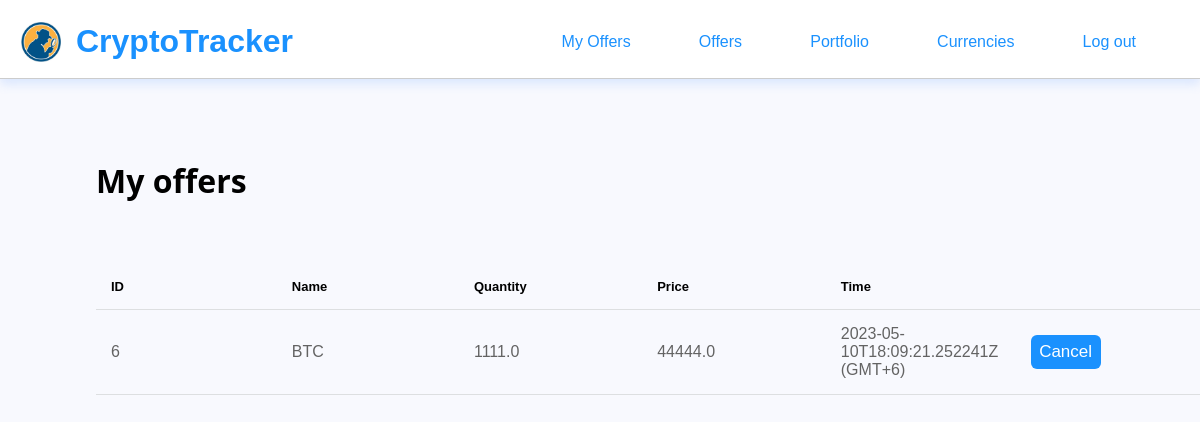
Page /polls/2/ on the earlier database version.
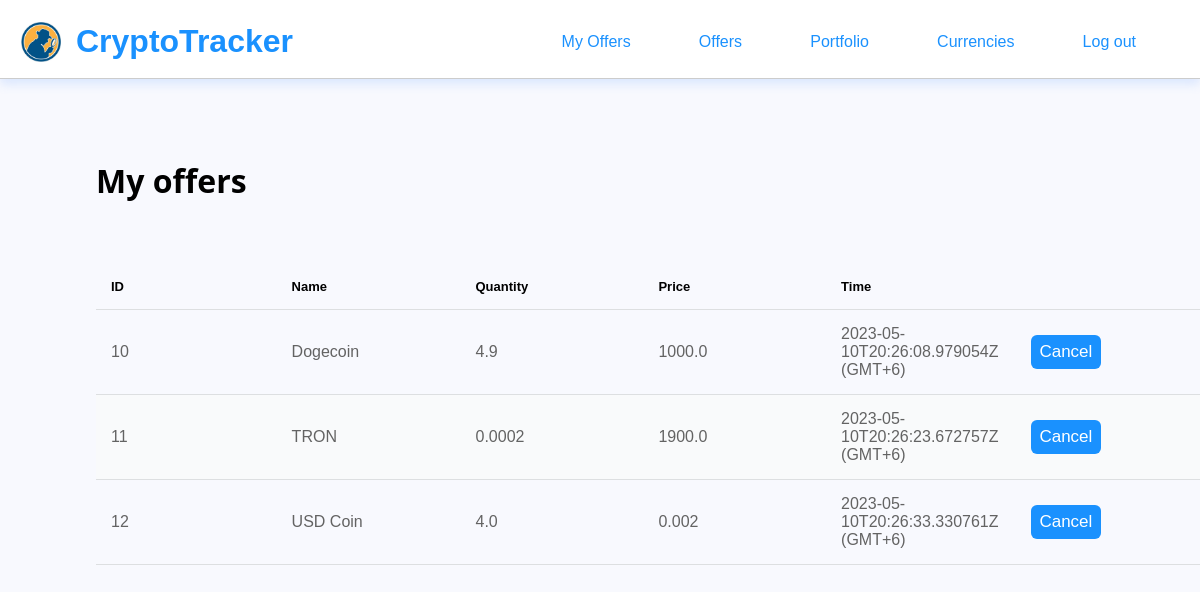
Same page on the later database version.
### app/models.py (models this page shows, shortened)
class Currency(models.Model):
    cmc_rank = models.BigIntegerField(null=True)
    name = models.CharField(null=True, max_length=100)
    symbol = models.CharField(null=True, max_length=100)
    image = models.ImageField(upload_to='currency', max_length=254, default='')
    price = models.DecimalField(max_digits=10, decimal_places=2)
    percent_change_24h = models.FloatField(max_length=10, null=True)
    percent_change_7d = models.FloatField(max_length=10, null=True)
    volume_24h = models.FloatField(max_length=10, null=True)
    market_cap = models.FloatField(max_length=10, null=True)
    description = models.TextField(blank=True)

class Poll(models.Model):
    user = models.ForeignKey(to=User, on_delete=models.CASCADE)
    currency = models.ForeignKey(to=Currency, on_delete=models.CASCADE)
    quantity = models.FloatField(default=0)
    price = models.FloatField(default=0)
    created_timestamp = models.DateTimeField(auto_now_add=True)

### app/views.py (the view)
# urls.py: path('polls/', PollList.as_view(), name='offers'),
class PollList(generics.ListAPIView):
    queryset = Poll.objects.all()
    serializer_class = PollSerializer
    def get(self, request, id=""):
        if id != "":
            user = User.objects.get(id=id)
            try:
                polls = Poll.objects.filter(user=user)
            except Poll.DoesNotExist as e:
                return Response({"message": "No"})
            serializer = PollSerializer(polls, many=True)
            return render(request, 'mine.html', {'polls': serializer.data})
        else:
            user = request.user
            polls = self.get_queryset().exclude(user=user.id)
        serializer = PollSerializer(polls, many=True)
        return render(request, 'offers.html', {'polls': serializer.data})

### app/templates/mine.html (shortened to what this page needs)
{% load static %}
<!DOCTYPE html>
<html lang="en">
<head>
    <link rel="stylesheet" href="{% static 'css/header.css' %}">
    <link rel="stylesheet" href="{% static 'css/mine.css' %}">
</head>
<body>
    <header class="site-header">
        <div class="site-identity">
            <img src="/media/1.png" alt="logo">
            <h1><a href="/">CryptoTracker</a></h1>
        </div>
        <nav class="site-navigation">
            <ul class="nav">
            <li><a href="/polls/{{ user.id }}/">My Offers</a></li>
                <li><a href="/offers">Offers</a></li>
                <li><a href="/user/profile">Portfolio</a></li>
                <li><a href="/currencies">Currencies</a></li>
                <li><a href="/user/login">Log out</a></li>
            </ul>
        </nav>
    </header>
    <div class="cont">
        <h1 style="font-family:'Segoe UI', Tahoma, Geneva, Verdana, sans-serif">My offers</h1>
        <table>
        <thead>
            <tr>
                <td>ID</td>
                <td>Name</td>
                <td>Quantity</td>
                <td>Price</td>
                <td>Time</td>
                <td></td>
            </tr>
        </thead>
        <tbody>
        {% for i in polls %}
            <tr>
                <td>{{ i.id }}</td>
                <td>{{ i.currency.name }}</td>
                <td>{{ i.quantity }}</td>
                <td>{{ i.price }}</td>
                <td>{{ i.created_timestamp }} (GMT+6)</td>
                <td><button class="first" onclick="deletePoll('{{ i.id }}')">Cancel</button></td>
            </tr>
        {% endfor %}
        </tbody>
    </table>
  </div>
</body>
</html>

### app/static/css/header.css (style rules this page uses)
body { font-family: "Open Sans", sans-serif; padding: 0; margin: 0; background-color: #f8f9fe; height: 1000px; }
header { background-color: white; box-shadow: 0 5px 10px rgba(96, 157, 255, 0.2); margin-bottom: 50px; }
header img { float: left; width:40px; margin: 14px 15px 0 5px; }
a { text-decoration: none; color: #1a91fe; font-family:'Gill Sans', 'Gill Sans MT', Calibri, 'Trebuchet MS', sans-serif; }
.site-header { border-bottom: 1px solid #ccc; padding: 0.5em 1em; display: flex; justify-content: space-between; }
.site-identity h1 { font-size: 2em; margin: 0.3em 0; display: inline-block; }
.site-navigation ul, .site-navigation li { margin: 0; padding: 0; }
.site-navigation li { display: inline-block; margin: 1.4em 3em 1em 1em; }

### app/static/css/mine.css (style rules this page uses)
.cont { display:block; justify-content: center; align-items: center; margin-left: 8%; }
table { position: absolute; border-collapse: collapse; font-family: Tahoma, Geneva, sans-serif; margin-top: 40px; }
table td { padding: 15px; width: 160px; }
table thead td { background-color: #f8f9fe; font-weight: bold; font-size: 13px; border-bottom: 1px solid #dddfe1; }
table tbody td { color: #636363; border-bottom: 1px solid #dddfe1; }
table tbody tr { background-color: #f9fafb; }
table tbody tr:nth-child(odd) { background-color: #f8f9fe; }
h1 { margin-top: 80px; }
.first { height: 100%; outline: none; font-size: 17px; font-weight: 300; border-radius: 6px; color: #fff; border: none; background: #1a91fe; cursor: pointer; padding: 7px; width: 70px; font-family: 'Franklin Gothic Medium', 'Arial Narrow', Arial, sans-serif; }

Differences in the rows shown:
no longer on this page (row edited): Currency: currency.name "BTC"
removed Poll: quantity "1111.0", price "44444.0"
added Currency: currency.name "Dogecoin"
added Poll: quantity "4.9", price "1000.0"
added Currency: currency.name "TRON"
added Poll: quantity "0.0002", price "1900.0"
added Currency: currency.name "USD Coin"
added Poll: quantity "4.0", price "0.002"
Other differences:
new list line: "10 2023-05-10T20:26:08.979054Z (GMT+6) Cancel"
new list line: "11 2023-05-10T20:26:23.672757Z (GMT+6) Cancel"
new list line: "12 2023-05-10T20:26:33.330761Z (GMT+6) Cancel"
list line gone: "6 2023-05-10T18:09:21.252241Z (GMT+6) Cancel"
